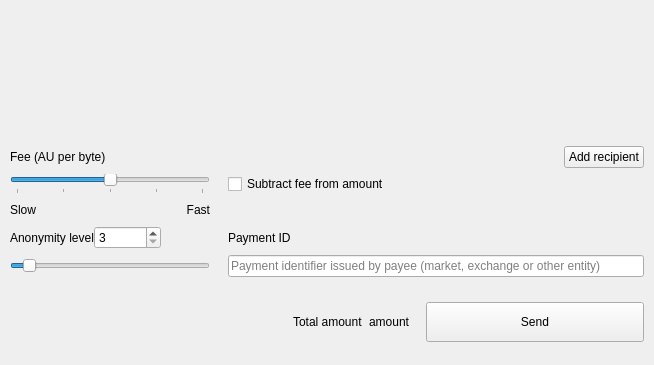
<?xml version="1.0" encoding="UTF-8"?>
<ui version="4.0">
 <class>SendFrame</class>
 <widget class="QFrame" name="SendFrame">
  <property name="geometry">
   <rect>
    <x>0</x>
    <y>0</y>
    <width>654</width>
    <height>365</height>
   </rect>
  </property>
  <property name="windowTitle">
   <string>Frame</string>
  </property>
  <property name="frameShape">
   <enum>QFrame::NoFrame</enum>
  </property>
  <property name="frameShadow">
   <enum>QFrame::Raised</enum>
  </property>
  <layout class="QVBoxLayout" name="verticalLayout">
   <property name="spacing">
    <number>5</number>
   </property>
   <property name="sizeConstraint">
    <enum>QLayout::SetDefaultConstraint</enum>
   </property>
   <property name="leftMargin">
    <number>0</number>
   </property>
   <property name="topMargin">
    <number>0</number>
   </property>
   <property name="rightMargin">
    <number>0</number>
   </property>
   <property name="bottomMargin">
    <number>0</number>
   </property>
   <item>
    <widget class="WalletGUI::ResizableScrollArea" name="m_sendScrollarea">
     <property name="enabled">
      <bool>true</bool>
     </property>
     <property name="sizePolicy">
      <sizepolicy hsizetype="MinimumExpanding" vsizetype="Preferred">
       <horstretch>0</horstretch>
       <verstretch>0</verstretch>
      </sizepolicy>
     </property>
     <property name="autoFillBackground">
      <bool>false</bool>
     </property>
     <property name="styleSheet">
      <string notr="true"/>
     </property>
     <property name="frameShape">
      <enum>QFrame::NoFrame</enum>
     </property>
     <property name="sizeAdjustPolicy">
      <enum>QAbstractScrollArea::AdjustToContents</enum>
     </property>
     <property name="widgetResizable">
      <bool>true</bool>
     </property>
     <widget class="QWidget" name="scrollAreaWidgetContents">
      <property name="geometry">
       <rect>
        <x>0</x>
        <y>0</y>
        <width>654</width>
        <height>68</height>
       </rect>
      </property>
      <property name="sizePolicy">
       <sizepolicy hsizetype="Preferred" vsizetype="Preferred">
        <horstretch>0</horstretch>
        <verstretch>0</verstretch>
       </sizepolicy>
      </property>
      <property name="styleSheet">
       <string notr="true"/>
      </property>
      <layout class="QVBoxLayout" name="m_transfersLayout">
       <property name="spacing">
        <number>0</number>
       </property>
       <property name="sizeConstraint">
        <enum>QLayout::SetNoConstraint</enum>
       </property>
       <property name="leftMargin">
        <number>0</number>
       </property>
       <property name="topMargin">
        <number>0</number>
       </property>
       <property name="rightMargin">
        <number>0</number>
       </property>
       <property name="bottomMargin">
        <number>0</number>
       </property>
      </layout>
     </widget>
    </widget>
   </item>
   <item>
    <spacer name="verticalSpacer">
     <property name="orientation">
      <enum>Qt::Vertical</enum>
     </property>
     <property name="sizeHint" stdset="0">
      <size>
       <width>20</width>
       <height>40</height>
      </size>
     </property>
    </spacer>
   </item>
   <item>
    <widget class="QFrame" name="m_sendFeeFrame">
     <property name="frameShape">
      <enum>QFrame::NoFrame</enum>
     </property>
     <property name="frameShadow">
      <enum>QFrame::Plain</enum>
     </property>
     <layout class="QGridLayout" name="gridLayout_2" columnstretch="0,0,0">
      <property name="leftMargin">
       <number>10</number>
      </property>
      <property name="topMargin">
       <number>5</number>
      </property>
      <property name="rightMargin">
       <number>10</number>
      </property>
      <property name="bottomMargin">
       <number>10</number>
      </property>
      <property name="horizontalSpacing">
       <number>18</number>
      </property>
      <item row="0" column="2">
       <layout class="QHBoxLayout" name="horizontalLayout">
        <item>
         <spacer name="horizontalSpacer_2">
          <property name="orientation">
           <enum>Qt::Horizontal</enum>
          </property>
          <property name="sizeHint" stdset="0">
           <size>
            <width>40</width>
            <height>20</height>
           </size>
          </property>
         </spacer>
        </item>
        <item>
         <widget class="QPushButton" name="m_addRecipientButton">
          <property name="cursor">
           <cursorShape>PointingHandCursor</cursorShape>
          </property>
          <property name="focusPolicy">
           <enum>Qt::StrongFocus</enum>
          </property>
          <property name="text">
           <string>Add recipient</string>
          </property>
          <property name="flat">
           <bool>false</bool>
          </property>
         </widget>
        </item>
       </layout>
      </item>
      <item row="1" column="0" colspan="2">
       <widget class="QSlider" name="m_feeSlider">
        <property name="minimum">
         <number>0</number>
        </property>
        <property name="maximum">
         <number>4</number>
        </property>
        <property name="pageStep">
         <number>1</number>
        </property>
        <property name="value">
         <number>2</number>
        </property>
        <property name="orientation">
         <enum>Qt::Horizontal</enum>
        </property>
        <property name="tickPosition">
         <enum>QSlider::TicksBelow</enum>
        </property>
        <property name="tickInterval">
         <number>1</number>
        </property>
       </widget>
      </item>
      <item row="3" column="0" colspan="2">
       <layout class="QHBoxLayout" name="horizontalLayout_2">
        <item>
         <widget class="QLabel" name="m_mixinTextLabel">
          <property name="text">
           <string>Anonymity level</string>
          </property>
         </widget>
        </item>
        <item>
         <widget class="QSpinBox" name="m_mixinSpin">
          <property name="minimum">
           <number>3</number>
          </property>
          <property name="maximum">
           <number>999999999</number>
          </property>
         </widget>
        </item>
        <item>
         <spacer name="horizontalSpacer_3">
          <property name="orientation">
           <enum>Qt::Horizontal</enum>
          </property>
          <property name="sizeHint" stdset="0">
           <size>
            <width>40</width>
            <height>20</height>
           </size>
          </property>
         </spacer>
        </item>
       </layout>
      </item>
      <item row="4" column="0" colspan="2">
       <widget class="QSlider" name="m_mixinSlider">
        <property name="maximumSize">
         <size>
          <width>16777215</width>
          <height>16777215</height>
         </size>
        </property>
        <property name="minimum">
         <number>3</number>
        </property>
        <property name="maximum">
         <number>50</number>
        </property>
        <property name="pageStep">
         <number>1</number>
        </property>
        <property name="value">
         <number>6</number>
        </property>
        <property name="tracking">
         <bool>false</bool>
        </property>
        <property name="orientation">
         <enum>Qt::Horizontal</enum>
        </property>
       </widget>
      </item>
      <item row="4" column="2">
       <widget class="QLineEdit" name="m_paymentIdEdit">
        <property name="styleSheet">
         <string notr="true">[errorState=&quot;true&quot;] {
  border-color: #ef3131;
}</string>
        </property>
        <property name="placeholderText">
         <string>Payment identifier issued by payee (market, exchange or other entity)</string>
        </property>
       </widget>
      </item>
      <item row="0" column="0" colspan="2">
       <widget class="QLabel" name="m_feeTextLabel">
        <property name="toolTip">
         <string>Atomic units per byte</string>
        </property>
        <property name="text">
         <string>Fee (AU per byte)</string>
        </property>
       </widget>
      </item>
      <item row="1" column="2">
       <widget class="QCheckBox" name="m_subtractFeeFromAmountCheckBox">
        <property name="toolTip">
         <string>The fee will be deducted from the amount being sent. The recipient will receive less gotas than you enter in the amount field. If multiple recipients are selected, the fee will be subtracted from transfers in their respective order.</string>
        </property>
        <property name="text">
         <string>Subtract fee from amount</string>
        </property>
       </widget>
      </item>
      <item row="3" column="2">
       <widget class="QLabel" name="m_paymentIdTextLabel">
        <property name="text">
         <string>Payment ID</string>
        </property>
       </widget>
      </item>
      <item row="2" column="0" colspan="2">
       <widget class="QFrame" name="frame">
        <property name="minimumSize">
         <size>
          <width>200</width>
          <height>20</height>
         </size>
        </property>
        <property name="frameShape">
         <enum>QFrame::NoFrame</enum>
        </property>
        <property name="frameShadow">
         <enum>QFrame::Raised</enum>
        </property>
        <layout class="QHBoxLayout" name="horizontalLayout_3">
         <property name="spacing">
          <number>0</number>
         </property>
         <property name="leftMargin">
          <number>0</number>
         </property>
         <property name="topMargin">
          <number>0</number>
         </property>
         <property name="rightMargin">
          <number>0</number>
         </property>
         <property name="bottomMargin">
          <number>0</number>
         </property>
         <item>
          <widget class="QLabel" name="minimalLabel">
           <property name="enabled">
            <bool>true</bool>
           </property>
           <property name="text">
            <string>Slow</string>
           </property>
          </widget>
         </item>
         <item>
          <spacer name="horizontalSpacer_5">
           <property name="orientation">
            <enum>Qt::Horizontal</enum>
           </property>
           <property name="sizeHint" stdset="0">
            <size>
             <width>40</width>
             <height>20</height>
            </size>
           </property>
          </spacer>
         </item>
         <item>
          <widget class="QLabel" name="fastLabel">
           <property name="text">
            <string>Fast</string>
           </property>
           <property name="alignment">
            <set>Qt::AlignRight|Qt::AlignTrailing|Qt::AlignVCenter</set>
           </property>
          </widget>
         </item>
        </layout>
       </widget>
      </item>
     </layout>
    </widget>
   </item>
   <item>
    <widget class="QFrame" name="m_mixinFrame">
     <property name="frameShape">
      <enum>QFrame::NoFrame</enum>
     </property>
     <property name="frameShadow">
      <enum>QFrame::Raised</enum>
     </property>
     <layout class="QGridLayout" name="gridLayout">
      <property name="leftMargin">
       <number>10</number>
      </property>
      <property name="topMargin">
       <number>10</number>
      </property>
      <property name="rightMargin">
       <number>10</number>
      </property>
      <property name="bottomMargin">
       <number>23</number>
      </property>
      <item row="0" column="2" rowspan="2">
       <widget class="QLabel" name="label">
        <property name="text">
         <string/>
        </property>
       </widget>
      </item>
      <item row="0" column="5" rowspan="2">
       <widget class="QLabel" name="m_totalAmountLabel">
        <property name="text">
         <string>amount</string>
        </property>
        <property name="indent">
         <number>0</number>
        </property>
       </widget>
      </item>
      <item row="0" column="3" rowspan="2">
       <spacer name="horizontalSpacer">
        <property name="orientation">
         <enum>Qt::Horizontal</enum>
        </property>
        <property name="sizeType">
         <enum>QSizePolicy::Expanding</enum>
        </property>
        <property name="sizeHint" stdset="0">
         <size>
          <width>298</width>
          <height>20</height>
         </size>
        </property>
       </spacer>
      </item>
      <item row="0" column="7" rowspan="2">
       <widget class="QPushButton" name="m_sendButton">
        <property name="sizePolicy">
         <sizepolicy hsizetype="Expanding" vsizetype="Fixed">
          <horstretch>0</horstretch>
          <verstretch>0</verstretch>
         </sizepolicy>
        </property>
        <property name="minimumSize">
         <size>
          <width>218</width>
          <height>40</height>
         </size>
        </property>
        <property name="maximumSize">
         <size>
          <width>218</width>
          <height>40</height>
         </size>
        </property>
        <property name="focusPolicy">
         <enum>Qt::StrongFocus</enum>
        </property>
        <property name="text">
         <string>Send</string>
        </property>
       </widget>
      </item>
      <item row="0" column="4" rowspan="2">
       <widget class="QLabel" name="label_2">
        <property name="text">
         <string>Total amount</string>
        </property>
       </widget>
      </item>
      <item row="0" column="6" rowspan="2">
       <spacer name="horizontalSpacer_4">
        <property name="orientation">
         <enum>Qt::Horizontal</enum>
        </property>
        <property name="sizeType">
         <enum>QSizePolicy::Fixed</enum>
        </property>
        <property name="sizeHint" stdset="0">
         <size>
          <width>10</width>
          <height>20</height>
         </size>
        </property>
       </spacer>
      </item>
     </layout>
    </widget>
   </item>
  </layout>
 </widget>
 <customwidgets>
  <customwidget>
   <class>WalletGUI::ResizableScrollArea</class>
   <extends>QScrollArea</extends>
   <header>resizablescrollarea.h</header>
   <container>1</container>
  </customwidget>
 </customwidgets>
 <tabstops>
  <tabstop>m_sendScrollarea</tabstop>
  <tabstop>m_addRecipientButton</tabstop>
  <tabstop>m_feeSlider</tabstop>
  <tabstop>m_sendButton</tabstop>
 </tabstops>
 <resources/>
 <connections>
  <connection>
   <sender>m_sendButton</sender>
   <signal>clicked()</signal>
   <receiver>SendFrame</receiver>
   <slot>sendClicked()</slot>
   <hints>
    <hint type="sourcelabel">
     <x>53</x>
     <y>561</y>
    </hint>
    <hint type="destinationlabel">
     <x>432</x>
     <y>294</y>
    </hint>
   </hints>
  </connection>
  <connection>
   <sender>m_mixinSlider</sender>
   <signal>valueChanged(int)</signal>
   <receiver>SendFrame</receiver>
   <slot>mixinValueChanged(int)</slot>
   <hints>
    <hint type="sourcelabel">
     <x>221</x>
     <y>520</y>
    </hint>
    <hint type="destinationlabel">
     <x>432</x>
     <y>294</y>
    </hint>
   </hints>
  </connection>
  <connection>
   <sender>m_addRecipientButton</sender>
   <signal>clicked()</signal>
   <receiver>SendFrame</receiver>
   <slot>addRecipientClicked()</slot>
   <hints>
    <hint type="sourcelabel">
     <x>78</x>
     <y>414</y>
    </hint>
    <hint type="destinationlabel">
     <x>432</x>
     <y>294</y>
    </hint>
   </hints>
  </connection>
  <connection>
   <sender>m_paymentIdEdit</sender>
   <signal>textChanged(QString)</signal>
   <receiver>SendFrame</receiver>
   <slot>validatePaymentId(QString)</slot>
   <hints>
    <hint type="sourcelabel">
     <x>538</x>
     <y>521</y>
    </hint>
    <hint type="destinationlabel">
     <x>432</x>
     <y>318</y>
    </hint>
   </hints>
  </connection>
  <connection>
   <sender>m_mixinSpin</sender>
   <signal>valueChanged(int)</signal>
   <receiver>SendFrame</receiver>
   <slot>mixinValueChanged(int)</slot>
   <hints>
    <hint type="sourcelabel">
     <x>201</x>
     <y>575</y>
    </hint>
    <hint type="destinationlabel">
     <x>432</x>
     <y>318</y>
    </hint>
   </hints>
  </connection>
  <connection>
   <sender>m_feeSlider</sender>
   <signal>valueChanged(int)</signal>
   <receiver>SendFrame</receiver>
   <slot>feeValueChanged(int)</slot>
   <hints>
    <hint type="sourcelabel">
     <x>152</x>
     <y>197</y>
    </hint>
    <hint type="destinationlabel">
     <x>350</x>
     <y>170</y>
    </hint>
   </hints>
  </connection>
 </connections>
 <slots>
  <slot>sendClicked()</slot>
  <slot>clearAllClicked()</slot>
  <slot>addRecipientClicked()</slot>
  <slot>mixinValueChanged(int)</slot>
  <slot>validatePaymentId(QString)</slot>
  <slot>feeValueChanged(int)</slot>
 </slots>
</ui>
